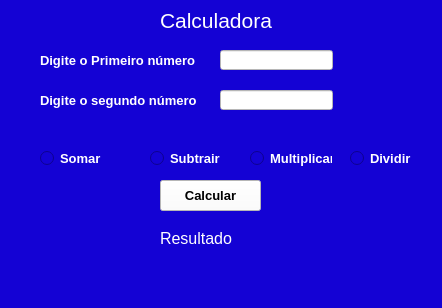
<?xml version="1.0" encoding="UTF-8"?>
<ui version="4.0">
 <class>MainWindow</class>
 <widget class="QMainWindow" name="MainWindow">
  <property name="geometry">
   <rect>
    <x>0</x>
    <y>0</y>
    <width>442</width>
    <height>308</height>
   </rect>
  </property>
  <property name="windowTitle">
   <string>MainWindow</string>
  </property>
  <property name="styleSheet">
   <string notr="true">background-color:#1402d4;</string>
  </property>
  <widget class="QWidget" name="centralwidget">
   <widget class="QLineEdit" name="lineEditnum1">
    <property name="geometry">
     <rect>
      <x>220</x>
      <y>50</y>
      <width>113</width>
      <height>20</height>
     </rect>
    </property>
    <property name="styleSheet">
     <string notr="true">background-color:#ffffff;
</string>
    </property>
   </widget>
   <widget class="QLineEdit" name="lineEditnum2">
    <property name="geometry">
     <rect>
      <x>220</x>
      <y>90</y>
      <width>113</width>
      <height>20</height>
     </rect>
    </property>
    <property name="styleSheet">
     <string notr="true">background-color:#ffffff;</string>
    </property>
   </widget>
   <widget class="QLabel" name="label">
    <property name="geometry">
     <rect>
      <x>40</x>
      <y>50</y>
      <width>161</width>
      <height>20</height>
     </rect>
    </property>
    <property name="font">
     <font>
      <pointsize>10</pointsize>
      <weight>75</weight>
      <bold>true</bold>
     </font>
    </property>
    <property name="styleSheet">
     <string notr="true">color:#ffffff;</string>
    </property>
    <property name="text">
     <string>Digite o Primeiro número</string>
    </property>
   </widget>
   <widget class="QLabel" name="label_2">
    <property name="geometry">
     <rect>
      <x>40</x>
      <y>90</y>
      <width>171</width>
      <height>20</height>
     </rect>
    </property>
    <property name="font">
     <font>
      <pointsize>10</pointsize>
      <weight>75</weight>
      <bold>true</bold>
     </font>
    </property>
    <property name="styleSheet">
     <string notr="true">color:#ffffff;</string>
    </property>
    <property name="text">
     <string>Digite o segundo número</string>
    </property>
   </widget>
   <widget class="QRadioButton" name="radioButtonSomar">
    <property name="geometry">
     <rect>
      <x>40</x>
      <y>150</y>
      <width>82</width>
      <height>17</height>
     </rect>
    </property>
    <property name="font">
     <font>
      <pointsize>10</pointsize>
      <weight>75</weight>
      <bold>true</bold>
     </font>
    </property>
    <property name="styleSheet">
     <string notr="true">color:#ffffff;</string>
    </property>
    <property name="text">
     <string>Somar</string>
    </property>
   </widget>
   <widget class="QRadioButton" name="radioButtonSubtrair">
    <property name="geometry">
     <rect>
      <x>150</x>
      <y>150</y>
      <width>82</width>
      <height>17</height>
     </rect>
    </property>
    <property name="font">
     <font>
      <pointsize>10</pointsize>
      <weight>75</weight>
      <bold>true</bold>
     </font>
    </property>
    <property name="styleSheet">
     <string notr="true">color:#ffffff;</string>
    </property>
    <property name="text">
     <string>Subtrair</string>
    </property>
   </widget>
   <widget class="QRadioButton" name="radioButtonMultiplicar">
    <property name="geometry">
     <rect>
      <x>250</x>
      <y>150</y>
      <width>82</width>
      <height>17</height>
     </rect>
    </property>
    <property name="font">
     <font>
      <pointsize>10</pointsize>
      <weight>75</weight>
      <bold>true</bold>
     </font>
    </property>
    <property name="styleSheet">
     <string notr="true">color:#ffffff;</string>
    </property>
    <property name="text">
     <string>Multiplicar</string>
    </property>
   </widget>
   <widget class="QRadioButton" name="radioButtonDividir">
    <property name="geometry">
     <rect>
      <x>350</x>
      <y>150</y>
      <width>82</width>
      <height>17</height>
     </rect>
    </property>
    <property name="font">
     <font>
      <pointsize>10</pointsize>
      <weight>75</weight>
      <bold>true</bold>
     </font>
    </property>
    <property name="styleSheet">
     <string notr="true">color:#ffffff;</string>
    </property>
    <property name="text">
     <string>Dividir</string>
    </property>
   </widget>
   <widget class="QLabel" name="labelResultado">
    <property name="geometry">
     <rect>
      <x>160</x>
      <y>230</y>
      <width>91</width>
      <height>16</height>
     </rect>
    </property>
    <property name="font">
     <font>
      <pointsize>12</pointsize>
     </font>
    </property>
    <property name="styleSheet">
     <string notr="true">color:#ffffff;</string>
    </property>
    <property name="text">
     <string>Resultado</string>
    </property>
   </widget>
   <widget class="QPushButton" name="pushButtonCalcular">
    <property name="geometry">
     <rect>
      <x>160</x>
      <y>180</y>
      <width>101</width>
      <height>31</height>
     </rect>
    </property>
    <property name="font">
     <font>
      <pointsize>10</pointsize>
      <weight>75</weight>
      <bold>true</bold>
     </font>
    </property>
    <property name="styleSheet">
     <string notr="true">background-color:#ffffff; color:#000000;</string>
    </property>
    <property name="text">
     <string>Calcular</string>
    </property>
   </widget>
   <widget class="QLabel" name="label_4">
    <property name="geometry">
     <rect>
      <x>160</x>
      <y>10</y>
      <width>131</width>
      <height>21</height>
     </rect>
    </property>
    <property name="font">
     <font>
      <pointsize>16</pointsize>
     </font>
    </property>
    <property name="styleSheet">
     <string notr="true">color:#ffffff;</string>
    </property>
    <property name="text">
     <string>Calculadora </string>
    </property>
   </widget>
  </widget>
  <widget class="QMenuBar" name="menubar">
   <property name="geometry">
    <rect>
     <x>0</x>
     <y>0</y>
     <width>442</width>
     <height>21</height>
    </rect>
   </property>
  </widget>
  <widget class="QStatusBar" name="statusbar"/>
 </widget>
 <resources/>
 <connections/>
</ui>
